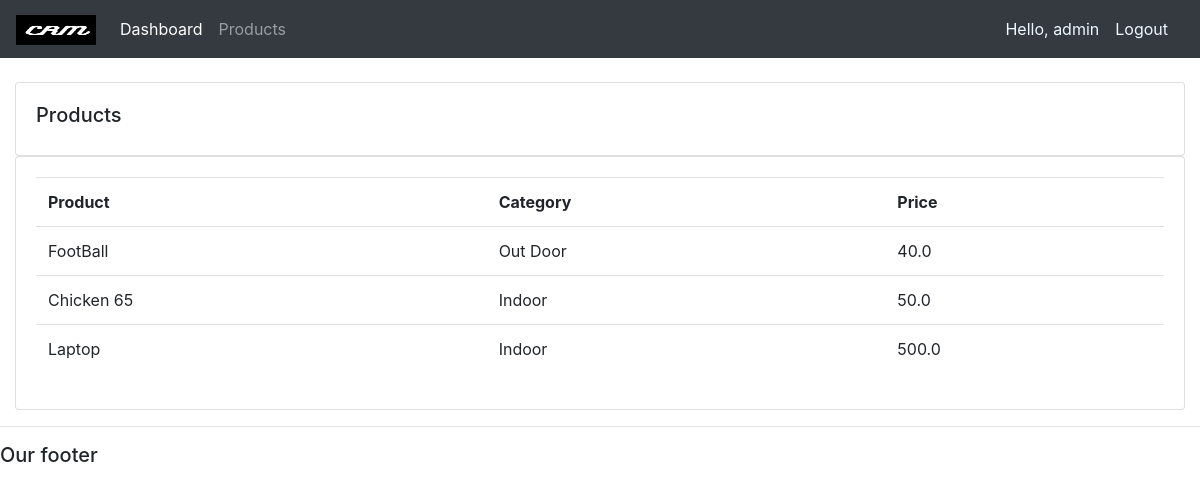
Screenshot of /products/ (signed in) with the database file from the repository.
### crm_app/models.py (models this page shows, shortened)
class Product(models.Model):
	CATEGORY = (
			('Indoor', 'Indoor'),
			('Out Door', 'Out Door'),
			)
	name = models.CharField(max_length=200, null=True)
	price = models.FloatField(null=True)
	category = models.CharField(max_length=200, null=True, choices=CATEGORY)
	description = models.CharField(max_length=200, null=True, blank=True)
	date_created = models.DateTimeField(auto_now_add=True, null=True)
	tags = models.ManyToManyField(Tag)

### crm_app/decorators.py (the view)
        def wrapper_func(request, *args, **kwargs):
            group = None
            if request.user.groups.exists():
                group = request.user.groups.all()[0].name
            if group in allowed_roles:
                return func(request,*args,**kwargs)
            else:
                return HttpResponse('You are not authorized to view this page')

### crm_app/views.py (called while the page is built)
@login_required(login_url='login')
@allowed_users(allowed_roles=['admin'])
def products(request):
	products = Product.objects.all()
	context = {'products':products}
	return render(request, 'crm_app/products.html',context)

### templates/crm_app/products.html
{%  extends 'crm_app/main.html' %}
{% block content %}
		<br>
		<div class="row">
			<div class="col-md">
				<div class="card card-body">
					<h5 >Products</h5>
				</div>
				<div class="card card-body">
					<table class="table">
						<tr>
							<th>Product</th>
							<th>Category</th>
							<th>Price</th>
						</tr>
						{% for product in products %}
                        <tr>
                            <td>{{product.name}}</td>
                            <td>{{product.category}}</td>
                            <td>{{product.price}}</td>
                        </tr>
                        {% endfor %}
					</table>
				</div>
			</div>
		</div>
{% endblock content %}

### templates/crm_app/navbar.html (shortened to what this page needs)
{% load static %}
<nav class="navbar navbar-expand-lg navbar-dark bg-dark">
    <a class="navbar-brand" href="{% url 'home' %}"><img width="80" height="30" src="{% static 'images/CRM.png' %}" alt="crm logo"></a>
    <div class="collapse navbar-collapse" id="navbarNav">
      <ul class="navbar-nav">
      {% if request.user.is_staff %}
        <li class="nav-item active">
          <a class="nav-link" href="{% url 'home' %}">Dashboard</a>
        </li>
        <li class="nav-item">
          <a class="nav-link" href="{% url 'products'  %}">Products</a>
        </li>
        {% else %}
        <li class="nav-item">
          <a class="nav-link" href="{% url 'settings'  %}">Settings</a>
        </li>
        {% endif %}
      </ul>
    </div>
    <span style="color: aliceblue;">Hello, {{request.user}}</span>
    <span><a class="nav-item nav-link" style="color:aliceblue" href="{% url 'logout' %}">Logout</a></span>
  </nav>

### rows the page displays
Product: name "FootBall", category "Out Door", price "40.0"
Product: name "Chicken 65", category "Indoor", price "50.0"
Product: name "Laptop", category "Indoor", price "500.0"

### other values shown
{{ request.user }} "admin"
